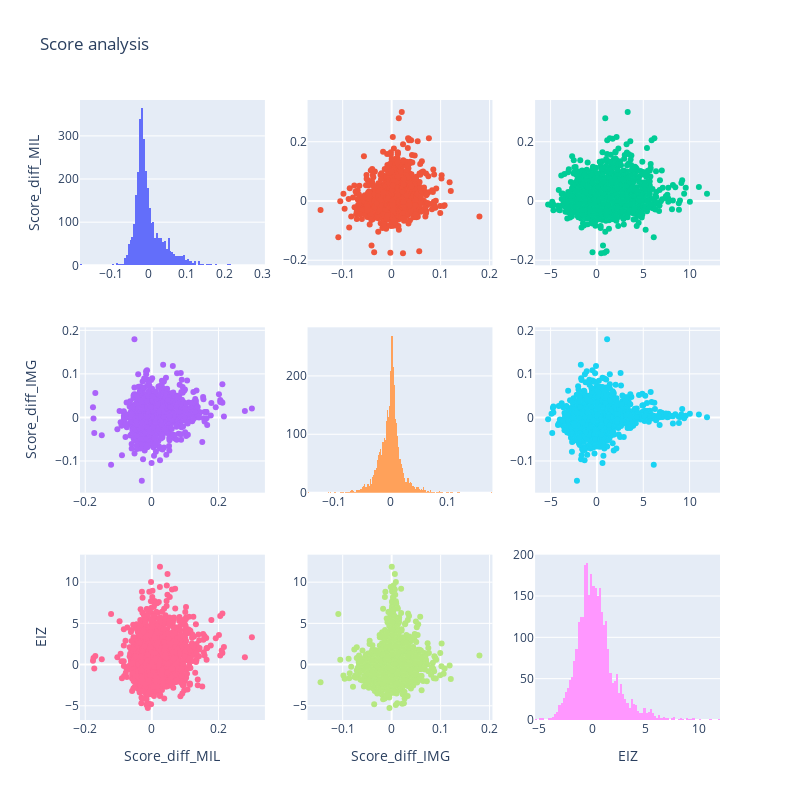

Notebook source saved alongside this figure:
### Code cell
fig.show()

### Figure 1 — Plotly figure (JSON) as saved in the notebook; plotly's stock layout.template omitted (floating-point values rounded to 4 significant figures; data arrays with more than 128 entries replaced by an {"elided": "..."} marker saying what was removed)
{"data": [{"showlegend": false, "type": "histogram", "x": {"elided": "3219 float values"}, "xaxis": "x", "yaxis": "y"}, {"marker": {"size": 6}, "mode": "markers", "showlegend": false, "type": "scatter", "x": {"elided": "3219 float values"}, "xaxis": "x2", "y": {"elided": "3219 float values"}, "yaxis": "y2"}, {"marker": {"size": 6}, "mode": "markers", "showlegend": false, "type": "scatter", "x": {"elided": "3219 float values"}, "xaxis": "x3", "y": {"elided": "3219 float values"}, "yaxis": "y3"}, {"marker": {"size": 6}, "mode": "markers", "showlegend": false, "type": "scatter", "x": {"elided": "3219 float values"}, "xaxis": "x4", "y": {"elided": "3219 float values"}, "yaxis": "y4"}, {"showlegend": false, "type": "histogram", "x": {"elided": "3219 float values"}, "xaxis": "x5", "yaxis": "y5"}, {"marker": {"size": 6}, "mode": "markers", "showlegend": false, "type": "scatter", "x": {"elided": "3219 float values"}, "xaxis": "x6", "y": {"elided": "3219 float values"}, "yaxis": "y6"}, {"marker": {"size": 6}, "mode": "markers", "showlegend": false, "type": "scatter", "x": {"elided": "3219 float values"}, "xaxis": "x7", "y": {"elided": "3219 float values"}, "yaxis": "y7"}, {"marker": {"size": 6}, "mode": "markers", "showlegend": false, "type": "scatter", "x": {"elided": "3219 float values"}, "xaxis": "x8", "y": {"elided": "3219 float values"}, "yaxis": "y8"}, {"showlegend": false, "type": "histogram", "x": {"elided": "3219 float values"}, "xaxis": "x9", "yaxis": "y9"}], "layout": {"height": 800, "showlegend": true, "title": {"text": "Score analysis"}, "width": 800, "xaxis": {"anchor": "y", "domain": [0, 0.2889]}, "xaxis2": {"anchor": "y2", "domain": [0.3556, 0.6444]}, "xaxis3": {"anchor": "y3", "domain": [0.7111, 1]}, "xaxis4": {"anchor": "y4", "domain": [0, 0.2889]}, "xaxis5": {"anchor": "y5", "domain": [0.3556, 0.6444]}, "xaxis6": {"anchor": "y6", "domain": [0.7111, 1]}, "xaxis7": {"anchor": "y7", "domain": [0, 0.2889], "title": {"text": "Score_diff_MIL"}}, "xaxis8": {"anchor": "y8", "domain": [0.3556, 0.6444], "title": {"text": "Score_diff_IMG"}}, "xaxis9": {"anchor": "y9", "domain": [0.7111, 1], "title": {"text": "EIZ"}}, "yaxis": {"anchor": "x", "domain": [0.7333, 1], "title": {"text": "Score_diff_MIL"}}, "yaxis2": {"anchor": "x2", "domain": [0.7333, 1]}, "yaxis3": {"anchor": "x3", "domain": [0.7333, 1]}, "yaxis4": {"anchor": "x4", "domain": [0.3667, 0.6333], "title": {"text": "Score_diff_IMG"}}, "yaxis5": {"anchor": "x5", "domain": [0.3667, 0.6333]}, "yaxis6": {"anchor": "x6", "domain": [0.3667, 0.6333]}, "yaxis7": {"anchor": "x7", "domain": [0, 0.2667], "title": {"text": "EIZ"}}, "yaxis8": {"anchor": "x8", "domain": [0, 0.2667]}, "yaxis9": {"anchor": "x9", "domain": [0, 0.2667]}}}
